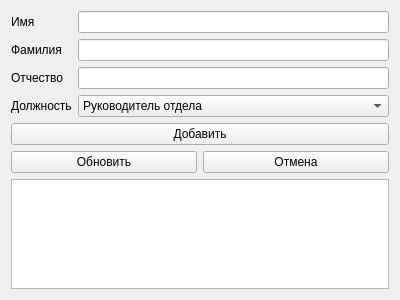
<?xml version="1.0" encoding="UTF-8"?>
<ui version="4.0">
 <class>Responsible</class>
 <widget class="QWidget" name="Responsible">
  <property name="geometry">
   <rect>
    <x>0</x>
    <y>0</y>
    <width>400</width>
    <height>300</height>
   </rect>
  </property>
  <property name="windowTitle">
   <string>Ответственные</string>
  </property>
  <layout class="QVBoxLayout" name="verticalLayout">
   <item>
    <layout class="QFormLayout" name="formLayout">
     <item row="0" column="0">
      <widget class="QLabel" name="labelItemFirstName">
       <property name="text">
        <string>Имя</string>
       </property>
      </widget>
     </item>
     <item row="0" column="1">
      <widget class="QLineEdit" name="lineEditItemFirstName">
       <property name="inputMask">
        <string>&gt;A&lt;aaaaaaaaaaaaaaaaaaaaaaaaaaaaa</string>
       </property>
      </widget>
     </item>
     <item row="1" column="0">
      <widget class="QLabel" name="labelItemSurname">
       <property name="text">
        <string>Фамилия</string>
       </property>
      </widget>
     </item>
     <item row="1" column="1">
      <widget class="QLineEdit" name="lineEditItemSurname">
       <property name="inputMask">
        <string>&gt;A&lt;aaaaaaaaaaaaaaaaaaaaaaaaaaaaa</string>
       </property>
      </widget>
     </item>
     <item row="2" column="0">
      <widget class="QLabel" name="labelItemLastName">
       <property name="text">
        <string>Отчество</string>
       </property>
      </widget>
     </item>
     <item row="2" column="1">
      <widget class="QLineEdit" name="lineEditItemLastName">
       <property name="inputMask">
        <string>&gt;A&lt;aaaaaaaaaaaaaaaaaaaaaaaaaaaaa</string>
       </property>
      </widget>
     </item>
     <item row="3" column="0">
      <widget class="QLabel" name="labelPosition">
       <property name="text">
        <string>Должность</string>
       </property>
      </widget>
     </item>
     <item row="3" column="1">
      <widget class="QComboBox" name="comboBoxPositions">
       <item>
        <property name="text">
         <string>Руководитель отдела</string>
        </property>
       </item>
       <item>
        <property name="text">
         <string>Старший кладовщик</string>
        </property>
       </item>
       <item>
        <property name="text">
         <string>Кладовщик</string>
        </property>
       </item>
       <item>
        <property name="text">
         <string>Товаровед</string>
        </property>
       </item>
      </widget>
     </item>
    </layout>
   </item>
   <item>
    <widget class="QPushButton" name="pushButtonItemInsert">
     <property name="text">
      <string>Добавить</string>
     </property>
    </widget>
   </item>
   <item>
    <layout class="QHBoxLayout" name="horizontalLayoutEditing">
     <item>
      <widget class="QPushButton" name="pushButtonItemUpdate">
       <property name="text">
        <string>Обновить</string>
       </property>
      </widget>
     </item>
     <item>
      <widget class="QPushButton" name="pushButtonItemUpdateCancel">
       <property name="text">
        <string>Отмена</string>
       </property>
      </widget>
     </item>
    </layout>
   </item>
   <item>
    <widget class="QTableView" name="tableView"/>
   </item>
  </layout>
 </widget>
 <resources/>
 <connections/>
</ui>
